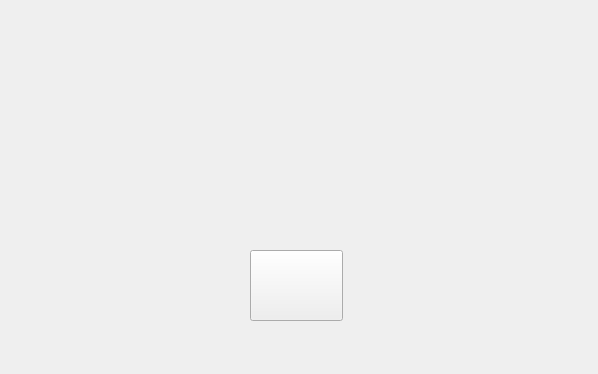
<?xml version="1.0" encoding="UTF-8"?>
<ui version="4.0">
 <class>Form</class>
 <widget class="QWidget" name="Form">
  <property name="geometry">
   <rect>
    <x>0</x>
    <y>0</y>
    <width>598</width>
    <height>374</height>
   </rect>
  </property>
  <property name="windowTitle">
   <string>Form</string>
  </property>
  <property name="styleSheet">
   <string notr="true"/>
  </property>
  <widget class="QPushButton" name="pushButton">
   <property name="geometry">
    <rect>
     <x>250</x>
     <y>250</y>
     <width>93</width>
     <height>71</height>
    </rect>
   </property>
   <property name="styleSheet">
    <string notr="true">border-image: url(:/image/button.png);</string>
   </property>
   <property name="text">
    <string/>
   </property>
  </widget>
 </widget>
 <resources/>
 <connections/>
</ui>
